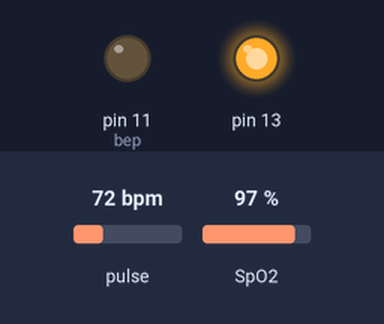
The sketch below on a simulated Arduino Uno, built with avr-gcc and run on an emulated ATmega328P. Shown: output pins drawn as LEDs (lit = HIGH). The test bench sets the inputs (shaded band); at power-on: pulse 72 bpm, SpO2 97 %. What the sketch prints to the serial monitor is not drawn.

Above: at 0.1 s.
Timing chart, 0 to 1.6 s (numbered marks = the images above):
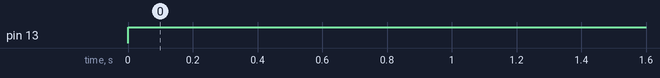

Measured:
- by itself, pin 13: LOW → HIGH at 0.00 s

The sketch:

PatientMontoringSystem.ino
```cpp
   /* 1) Displays user's live and changing BPM, Beats Per Minute, in Arduino's native Serial Monitor.
    2) Print: "♥  A HeartBeat Happened !" when a beat is detected, live.
    2) Learn about using a PulseSensor Library "Object".
    4) Blinks LED on PIN 13 with user's Heartbeat.
    --------------------------------------------------------------------*/

  #define USE_ARDUINO_INTERRUPTS true    // Set-up low-level interrupts for most acurate BPM math.
  #include <PulseSensorPlayground.h>     // Includes the PulseSensorPlayground Library.

  //  Variables
  const int PulseWire = A0;       // PulseSensor PURPLE WIRE connected to ANALOG PIN 0
  const int Led = 13;         // The on-board Arduino LED, close to PIN 13. aad red  Led and buzzer on thi also
   const int bep = 11;            // it is for bep but i have set blue led on this
  int Threshold = 550;           // Determine which Signal to "count as a beat" and which to ignore.
  // Use the "Gettting Started Project" to fine-tune Threshold Value beyond default setting.
  // Otherwise leave the default "550" value.

  PulseSensorPlayground pulseSensor;  // Creates an instance of the PulseSensorPlayground object called "pulseSensor"
  // oximeter define code here
  #include <Wire.h>
  #include "MAX30100_PulseOximeter.h"

  #define REPORTING_PERIOD_MS     1000

  PulseOximeter pox;
  uint32_t tsLastReport = 0;

  void onBeatDetected()
  {
    Serial.println("Beat!");
  }
  void setup() {

    Serial.begin(115200);          // For Serial Monitor

    // Configure the PulseSensor object, by assigning our variables to it.
    pulseSensor.analogInput(PulseWire);
    pulseSensor.blinkOnPulse(Led);       //auto-magically blink Arduino's LED with heartbeat.
    pulseSensor.setThreshold(Threshold);

    pinMode(11, OUTPUT); // use this for bep buzzer install on baoud

    // Double-check the "pulseSensor" object was created and "began" seeing a signal.
    if (pulseSensor.begin()) {
      //Serial.println("");  //This prints one time at Arduino power-up,  or on Arduino reset.
    }

    // oximeter coder start here
    //Serial.begin(115200);
    Serial.print("Initializing pulse oximeter..");

    // Initialize the PulseOximeter instance
    // Failures are generally due to an improper I2C wiring, missing power supply
    // or wrong target chip
    if (!pox.begin()) {
      Serial.println("FAILED");
      for (;;);
    } else {
      Serial.println("SUCCESS");
    }
    pox.setIRLedCurrent(MAX30100_LED_CURR_7_6MA);

    // Register a callback for the beat detection
    pox.setOnBeatDetectedCallback(onBeatDetected);

  }

  void loop() {
      int j = 1;
      for (int i = 0; i < 3; i++) {
        if (j == 1) {
          int  myBPM = -1;
          // "myBPM" hold this BPM value now.
          myBPM = pulseSensor.getBeatsPerMinute();  // Calls function on our pulseSensor object that returns BPM as an "int".
          digitalWrite(bep, LOW);     //  bep off
          if (myBPM == 0)
            digitalWrite(bep, HIGH);   // bep on
          //
          if (pulseSensor.sawStartOfBeat()) {            // Constantly test to see if "a beat happened".
            Serial.print("\nA Heartbeat Happened BPM :* "); // If test is "true", print a message "a heartbeat happened".
            //Serial.print("");                        // Print phrase "BPM: "
            Serial.println(myBPM);                        // Print the value inside of myBPM.
          }
          j++;
      }


      //oximeter code start here

      // Make sure to call update as fast as possible
      else {

        pox.update();
        if (millis() - tsLastReport > REPORTING_PERIOD_MS) {
         // int BPM=(pox.getHeartRate());
          //Serial.print("\nA Heartbeat Happened BPM :* ");
          //Serial.println(BPM);
          Serial.print(" Oxygen Level SpO2:$ ");
          Serial.println(pox.getSpO2());
          // Serial.println("%");

          tsLastReport = millis();

          }

          //delay(5);
        }
    }
    delay(5000);
  }
```
